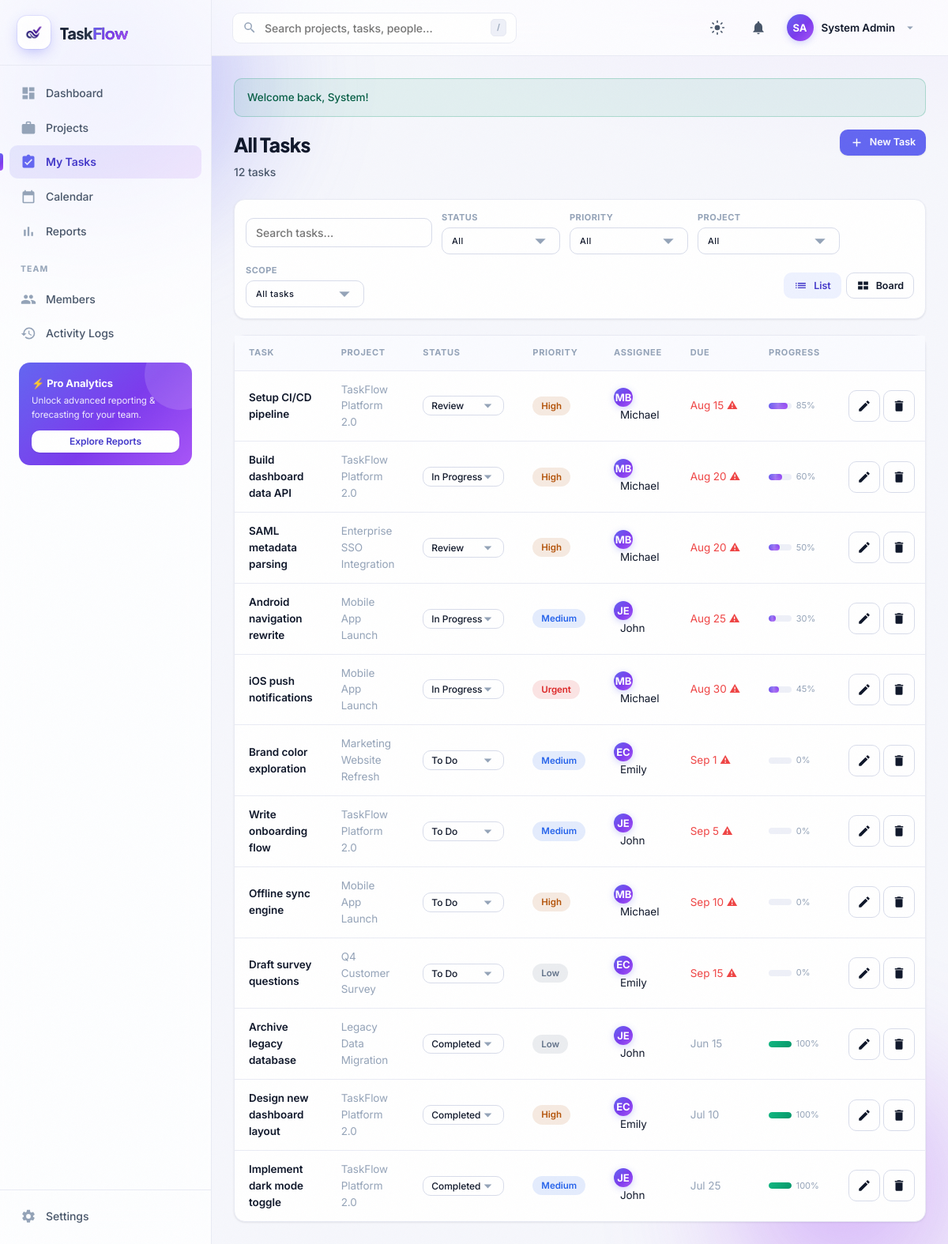
Screenshot of /tasks.php (signed in) with the database file from the repository.
### tables this page shows
CREATE TABLE IF NOT EXISTS users (
  id            INT AUTO_INCREMENT PRIMARY KEY,
  name          VARCHAR(100) NOT NULL,
  email         VARCHAR(150) NOT NULL UNIQUE,
  password      VARCHAR(255) NOT NULL,
  role          ENUM('admin','manager','employee') NOT NULL DEFAULT 'employee',
  phone         VARCHAR(30)  DEFAULT NULL,
  department    VARCHAR(80)  DEFAULT NULL,
  job_title     VARCHAR(100) DEFAULT NULL,
  avatar        VARCHAR(255) DEFAULT NULL,
  status        ENUM('active','inactive') NOT NULL DEFAULT 'active',
  theme         ENUM('light','dark') NOT NULL DEFAULT 'light',
  bio           TEXT DEFAULT NULL,
  created_at    TIMESTAMP DEFAULT CURRENT_TIMESTAMP,
  updated_at    TIMESTAMP DEFAULT CURRENT_TIMESTAMP ON UPDATE CURRENT_TIMESTAMP
);

CREATE TABLE IF NOT EXISTS tasks (
  id            INT AUTO_INCREMENT PRIMARY KEY,
  project_id    INT NOT NULL,
  title         VARCHAR(200) NOT NULL,
  description   TEXT,
  status        ENUM('todo','in_progress','review','completed') NOT NULL DEFAULT 'todo',
  priority      ENUM('low','medium','high','urgent') NOT NULL DEFAULT 'medium',
  assigned_to   INT DEFAULT NULL,
  created_by    INT NOT NULL,
  deadline      DATE DEFAULT NULL,
  progress      TINYINT NOT NULL DEFAULT 0,
  estimated_hours DECIMAL(6,2) DEFAULT 0.00,
  created_at    TIMESTAMP DEFAULT CURRENT_TIMESTAMP,
  updated_at    TIMESTAMP DEFAULT CURRENT_TIMESTAMP ON UPDATE CURRENT_TIMESTAMP,
  CONSTRAINT fk_task_proj FOREIGN KEY (project_id) REFERENCES projects(id) ON DELETE CASCADE,
  CONSTRAINT fk_task_assignee FOREIGN KEY (assigned_to) REFERENCES users(id) ON DELETE SET NULL,
  CONSTRAINT fk_task_creator FOREIGN KEY (created_by) REFERENCES users(id) ON DELETE RESTRICT
);

CREATE TABLE IF NOT EXISTS projects (
  id            INT AUTO_INCREMENT PRIMARY KEY,
  name          VARCHAR(150) NOT NULL,
  description   TEXT,
  status        ENUM('planning','active','on_hold','completed','cancelled') NOT NULL DEFAULT 'planning',
  priority      ENUM('low','medium','high','urgent') NOT NULL DEFAULT 'medium',
  start_date    DATE DEFAULT NULL,
  deadline      DATE DEFAULT NULL,
  budget        DECIMAL(12,2) DEFAULT 0.00,
  spent         DECIMAL(12,2) DEFAULT 0.00,
  progress      TINYINT NOT NULL DEFAULT 0,
  created_by    INT NOT NULL,
  created_at    TIMESTAMP DEFAULT CURRENT_TIMESTAMP,
  updated_at    TIMESTAMP DEFAULT CURRENT_TIMESTAMP ON UPDATE CURRENT_TIMESTAMP,
  CONSTRAINT fk_proj_owner FOREIGN KEY (created_by) REFERENCES users(id) ON DELETE RESTRICT
);

### tasks.php (the view, shortened to what the rows shown need)
<?php
require_once __DIR__ . '/includes/auth.php';
$cu = current_user();
$pdo = db();
$view     = clean($_GET['view'] ?? 'list');
$scope    = clean($_GET['scope'] ?? ($cu['role']==='employee'?'mine':'all'));
$where = []; $params = [];
$whereSql = $where ? implode(' AND ', $where) : '1=1';
if ($view === 'board') {
    $stmt = $pdo->prepare("SELECT t.*, p.name project_name, u.name assignee_name FROM tasks t JOIN projects p ON p.id=t.project_id LEFT JOIN users u ON u.id=t.assigned_to WHERE $whereSql ORDER BY t.priority='urgent' DESC, t.deadline IS NULL, t.deadline ASC");
    $stmt->execute($params);
    $tasks = $stmt->fetchAll();
    $result = ['rows'=>$tasks,'total'=>count($tasks),'page'=>1,'pages'=>1];
} else {
    $result = paginate_sql(
        "SELECT t.*, p.name project_name, u.name assignee_name FROM tasks t JOIN projects p ON p.id=t.project_id LEFT JOIN users u ON u.id=t.assigned_to WHERE $whereSql ORDER BY t.status<>'completed' DESC, t.deadline IS NULL, t.deadline ASC",
        $params, max(1,(int)($_GET['page']??1)), 12);
    $tasks = $result['rows'];
}
require __DIR__ . '/includes/header.php';
?>
<div class="page-head">
  <div>
    <h1><?= ($scope==='mine'||$cu['role']==='employee')?'My Tasks':'All Tasks' ?></h1>
  </div>
</div>
<div class="toolbar">
  <?php if ($cu['role']!=='employee'): ?>
  <label>Scope
  <select id="fScope" class="select">
    <option value="all" <?= $scope==='all'?'selected':'' ?>>All tasks</option>
  </select></label>
  <?php endif; ?>
</div>
<?php if ($view === 'board' && $tasks): ?>
<div class="grid grid-kanban">
  <?php
  $cols = ['todo'=>['To Do','#94a3b8'],'in_progress'=>['In Progress','#3b82f6'],'review'=>['Review','#f59e0b'],'completed'=>['Completed','#10b981']];
  foreach ($cols as $key=>[$label,$color]):
    $colTasks = array_filter($tasks, fn($t)=>$t['status']===$key);
  ?>
  <div class="kanban-col">
    <div class="kanban-col__head"><h4><span style="width:8px;height:8px;border-radius:50%;background:<?= $color ?>;display:inline-block"></span> <?= $label ?></h4><span class="kanban-col__count"><?= count($colTasks) ?></span></div>
    <?php foreach ($colTasks as $t): [$pl,$pb]=priority_label($t['priority']); $ov=is_overdue($t['deadline']) && $key!=='completed'; ?>
    <div class="kanban-card" onclick="location.href='task_view.php?id=<?= $t['id'] ?>'">
      <div class="kanban-card__tags"><span class="badge <?= $pb ?>"><?= $pl ?></span><?php if($ov):?><span class="badge badge--red">Overdue</span><?php endif;?></div>
      <h5><?= e($t['title']) ?></h5>
      <div class="text-mute" style="font-size:11.5px"><?= e($t['project_name']) ?></div>
      <div class="kanban-card__meta"><span><?= fmt_date($t['deadline'],'M j') ?></span><?= avatar_html($t['assignee_name']??'Unassigned',null,'22') ?></div>
    </div>
    <?php endforeach; ?>
  </div>
  <?php endforeach; ?>
</div>
<?php elseif ($tasks): ?>
<div class="card card--padless">
  <div class="table-wrap"><table class="data">
    <thead><tr><th>Task</th><th>Project</th><th>Status</th><th>Priority</th><th>Assignee</th><th>Due</th><th>Progress</th><th></th></tr></thead>
    <tbody>
    <?php foreach ($tasks as $t):
      [$sl,$sb]=status_label($t['status']); [$pl,$pb]=priority_label($t['priority']); $ov=is_overdue($t['deadline'])&&$t['status']!=='completed';
    ?>
      <tr data-row>
        <td><a class="title-link" href="task_view.php?id=<?= $t['id'] ?>"><?= e($t['title']) ?></a></td>
        <td class="text-mute"><?= e($t['project_name']) ?></td>
        <td>
          <select class="select" data-task-status="<?= (int)$t['id'] ?>" style="width:auto;padding:4px 26px 4px 10px;font-size:12px" <?= is_employee()&&(int)$t['assigned_to']!==$cu['id']?'disabled':'' ?>>
            <?php foreach (['todo'=>'To Do','in_progress'=>'In Progress','review'=>'Review','completed'=>'Completed'] as $k=>$v): ?><option value="<?= $k ?>" <?= $t['status']===$k?'selected':'' ?>><?= $v ?></option><?php endforeach; ?>
          </select>
        </td>
        <td><span class="badge <?= $pb ?>"><?= $pl ?></span></td>
        <td><?= $t['assignee_name']?avatar_html($t['assignee_name'],null,'24').'<span style="margin-left:8px">'.e(explode(' ',$t['assignee_name'])[0]).'</span>':'<span class="text-mute">—</span>' ?></td>
        <td class="<?= $ov?'text-danger':'text-mute' ?>" style="white-space:nowrap"><?= fmt_date($t['deadline'],'M j') ?><?= $ov?' ⚠':'' ?></td>
        <td style="min-width:90px"><div class="flex items-center gap-1"><div class="progress" style="flex:1"><div class="progress__bar <?= $t['progress']>=100?'progress__bar--green':'' ?>" style="width:<?= (int)$t['progress'] ?>%"></div></div><span class="text-mute" style="font-size:11px;width:30px"><?= (int)$t['progress'] ?>%</span></div></td>
        <td style="white-space:nowrap">
          <button class="btn btn--ghost btn--icon btn--sm" title="Edit" onclick="editTask(<?= (int)$t['id'] ?>)"><svg viewBox="0 0 24 24" class="ic"><path d="M3 17.25V21h3.75L17.81 9.94l-3.75-3.75L3 17.25zM20.71 7.04a1 1 0 0 0 0-1.41l-2.34-2.34a1 1 0 0 0-1.41 0l-1.83 1.83 3.75 3.75 1.83-1.83z"/></svg></button>
          <button class="btn btn--ghost btn--icon btn--sm" title="Delete" data-delete-url="api/task_delete.php" data-confirm-title="Delete task" data-confirm-msg="Delete this task?"><input type="hidden" name="id" value="<?= (int)$t['id'] ?>"><svg viewBox="0 0 24 24" class="ic"><path d="M6 19a2 2 0 0 0 2 2h8a2 2 0 0 0 2-2V7H6v12zM19 4h-3.5l-1-1h-5l-1 1H5v2h14V4z"/></svg></button>
        </td>
      </tr>
    <?php endforeach; ?>
    </tbody>
  </table></div>
</div>
<?php endif; ?>
<?php
require __DIR__ . '/includes/footer.php';
?>

### includes/header.php (shortened to what the rows shown need)
<?php
require_once __DIR__ . '/auth.php';
$cu = current_user();
$bodyClass = $bodyClass ?? '';
$theme = $_SESSION['theme'] ?? 'light';
?>
<!doctype html>
<html lang="en" data-theme="<?= e($theme) ?>">
<head>
    <link rel="stylesheet" href="assets/css/style.css">
</head>
<body class="<?= e($bodyClass) ?> grain">
<div class="app">
    <div class="main">
        <header class="navbar">
            <div class="navbar__right">
                <div class="user-menu" id="userMenu">
                    <button class="user-menu__btn" id="userMenuBtn">
                        <?= avatar_html($cu['name'] ?? 'User', $cu['avatar'] ?? null, '34') ?>
                        <span class="user-menu__name"><?= e($cu['name'] ?? '') ?></span>
                        <svg viewBox="0 0 24 24" class="ic ic-sm"><path d="M7 10l5 5 5-5z"/></svg>
                    </button>
                </div>
            </div>
        </header>
        <main class="content" id="content">

### includes/functions.php (shortened to what the rows shown need)
<?php
require_once __DIR__ . '/../config/database.php';
function e(?string $value): string
{
    return htmlspecialchars($value ?? '', ENT_QUOTES, 'UTF-8');
}
function clean(string $value): string
{
    return trim($value);
}
function priority_label(string $priority): array
{
    $map = [
        'low'    => ['Low', 'badge--gray'],
        'medium' => ['Medium', 'badge--blue'],
        'high'   => ['High', 'badge--yellow'],
        'urgent' => ['Urgent', 'badge--red'],
    ];
    return $map[$priority] ?? ['Normal', 'badge--gray'];
}
function fmt_date(?string $date, string $format = 'M j, Y'): string
{
    $ts = strtotime($date);
    return $ts ? date($format, $ts) : '—';
}
function days_until(?string $date): ?int
{
    $now = strtotime(date('Y-m-d'));
    $then = strtotime($date);
    return (int) round(($then - $now) / 86400);
}
function is_overdue(?string $date): bool
{
    $d = days_until($date);
    return $d !== null && $d < 0;
}
function initials(string $name): string
{
    $parts = preg_split('/\s+/', trim($name));
    if (count($parts) >= 2) {
        return strtoupper(substr($parts[0], 0, 1) . substr($parts[1], 0, 1));
    }
    return strtoupper(substr($name, 0, 2));
}
function avatar_html(string $name, ?string $img = null, string $size = '36'): string
{
    return '<span class="avatar avatar--text" style="width:' . $size . 'px;height:' . $size . 'px">' . e(initials($name)) . '</span>';
}
function paginate_sql(string $baseSql, array $params, int $page, int $perPage): array
{
    $page = max(1, $page);
    $offset = ($page - 1) * $perPage;
    $countSql = "SELECT COUNT(*) FROM ($baseSql) AS _cnt";
    $stmt = db()->prepare($countSql);
    $stmt->execute($params);
    $total = (int) $stmt->fetchColumn();
    $dataSql = "$baseSql LIMIT $perPage OFFSET $offset";
    $stmt = db()->prepare($dataSql);
    $stmt->execute($params);
    $rows = $stmt->fetchAll();
    return [
        'rows'  => $rows,
        'total' => $total,
        'page'  => $page,
        'perPage' => $perPage,
        'pages' => $total > 0 ? (int) ceil($total / $perPage) : 1,
    ];
}

### rows the page displays
users: name "SA", name "System Admin", role "All tasks"
tasks: title "Setup CI/CD pipeline", project.name "TaskFlow Platform 2.0", status+id "Review", pl "High", assigned_to.name "MB", assigned_to.name "Michael", deadline "Aug 15", progress "85"
tasks: title "Build dashboard data API", project.name "TaskFlow Platform 2.0", status+id "In Progress", pl "High", assigned_to.name "MB", assigned_to.name "Michael", deadline "Aug 20", progress "60"
tasks: title "SAML metadata parsing", project.name "Enterprise SSO Integration", status+id "Review", pl "High", assigned_to.name "MB", assigned_to.name "Michael", deadline "Aug 20", progress "50"
tasks: title "Android navigation rewrite", project.name "Mobile App Launch", status+id "In Progress", pl "Medium", assigned_to.name "JE", assigned_to.name "John", deadline "Aug 25", progress "30"
tasks: title "iOS push notifications", project.name "Mobile App Launch", status+id "In Progress", pl "Urgent", assigned_to.name "MB", assigned_to.name "Michael", deadline "Aug 30", progress "45"
tasks: title "Brand color exploration", project.name "Marketing Website Refresh", status+id "To Do", pl "Medium", assigned_to.name "EC", assigned_to.name "Emily", deadline "Sep 1", progress "0"
tasks: title "Write onboarding flow", project.name "TaskFlow Platform 2.0", status+id "To Do", pl "Medium", assigned_to.name "JE", assigned_to.name "John", deadline "Sep 5", progress "0"
tasks: title "Offline sync engine", project.name "Mobile App Launch", status+id "To Do", pl "High", assigned_to.name "MB", assigned_to.name "Michael", deadline "Sep 10", progress "0"
tasks: title "Draft survey questions", project.name "Q4 Customer Survey", status+id "To Do", pl "Low", assigned_to.name "EC", assigned_to.name "Emily", deadline "Sep 15", progress "0"
tasks: title "Archive legacy database", project.name "Legacy Data Migration", status+id "Completed", pl "Low", assigned_to.name "JE", assigned_to.name "John", deadline "Jun 15", progress "100"
tasks: title "Design new dashboard layout", project.name "TaskFlow Platform 2.0", status+id "Completed", pl "High", assigned_to.name "EC", assigned_to.name "Emily", deadline "Jul 10", progress "100"
tasks: title "Implement dark mode toggle", project.name "TaskFlow Platform 2.0", status+id "Completed", pl "Medium", assigned_to.name "JE", assigned_to.name "John", deadline "Jul 25", progress "100"

### other values shown
$f['message'] "Welcome back, System!"
$result['total'] "12"
